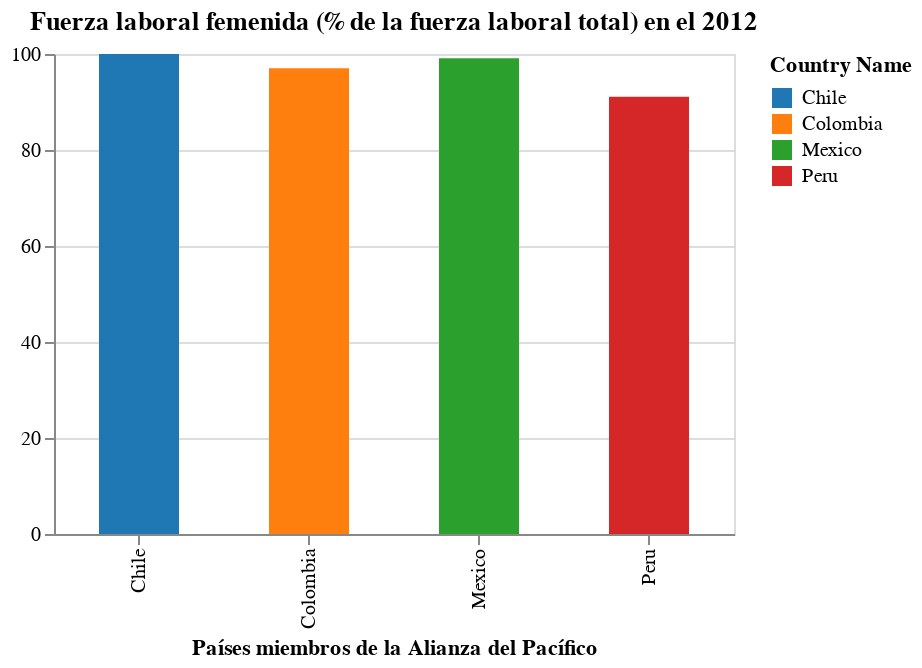

The code cell stored with this chart in its notebook:
### Markdown cell above
##### Realizando un gráfico de la fuerza laboral femenina en los países miembros de la Alianza del Pacífico

### Code cell
# Filtrar por 'Series Name' y 'Country Name'
filtro_serie = base['Series Name'] == 'Labor force, female (% of total labor force)'
# Aplicar los filtros
AP1 = base[filtro_serie]

# Realizando el gráfico
chart = alt.Chart(AP).mark_bar(size=40).encode(
    x=alt.X("Country Name:N", title="Países miembros de la Alianza del Pacífico"),
    y=alt.Y("2012:Q", title=""),
    color=alt.Color("Country Name:N", scale=alt.Scale(scheme='category10')),  # Escala de colores
    tooltip=["Country Name", "2012"]
).properties(
    width=340,  # Ajustar el ancho del gráfico
    height=240,  # Ajustar la altura del gráfico
    title="Fuerza laboral femenida (% de la fuerza laboral total) en el 2012"
)

# Mostrar el gráfico
chart.display()

### Figure 1 — Vega-Lite specification as saved in the notebook (floating-point values rounded to 4 significant figures)
{"config": {"view": {"continuousWidth": 300, "continuousHeight": 300}}, "data": {"name": "data-7d07ea96621ef78893162b60217d66f0"}, "mark": {"type": "bar", "size": 40}, "encoding": {"color": {"field": "Country Name", "scale": {"scheme": "category10"}, "type": "nominal"}, "tooltip": [{"field": "Country Name", "type": "nominal"}, {"field": "2012", "type": "quantitative"}], "x": {"field": "Country Name", "title": "Países miembros de la Alianza del Pacífico", "type": "nominal"}, "y": {"field": "2012", "title": "", "type": "quantitative"}}, "height": 240, "title": "Fuerza laboral femenida (% de la fuerza laboral total) en el 2012", "width": 340, "$schema": "https://vega.github.io/schema/vega-lite/v5.16.3.json", "datasets": {"data-7d07ea96621ef78893162b60217d66f0": [{"Country Name": "Chile", "Country Code": "CHL", "Series Name": "Access to electricity (% of population)", "2010": 99.53, "2011": 99.59, "2012": 100.0, "2013": 99.6, "2014": 100.0, "2015": 99.71, "2016": 100.0, "2017": 99.7}, {"Country Name": "Colombia", "Country Code": "COL", "Series Name": "Access to electricity (% of population)", "2010": 96.79, "2011": 96.69, "2012": 97.03, "2013": 97.78, "2014": 97.79, "2015": 98.19, "2016": 98.4, "2017": 98.5}, {"Country Name": "Mexico", "Country Code": "MEX", "Series Name": "Access to electricity (% of population)", "2010": 99.24, "2011": 99.0, "2012": 99.11, "2013": 99.15, "2014": 99.17, "2015": 99.0, "2016": 99.5, "2017": 100.0}, {"Country Name": "Peru", "Country Code": "PER", "Series Name": "Access to electricity (% of population)", "2010": 88.12, "2011": 89.71, "2012": 91.1, "2013": 92.14, "2014": 92.92, "2015": 93.85, "2016": 94.2, "2017": 94.8}]}}
